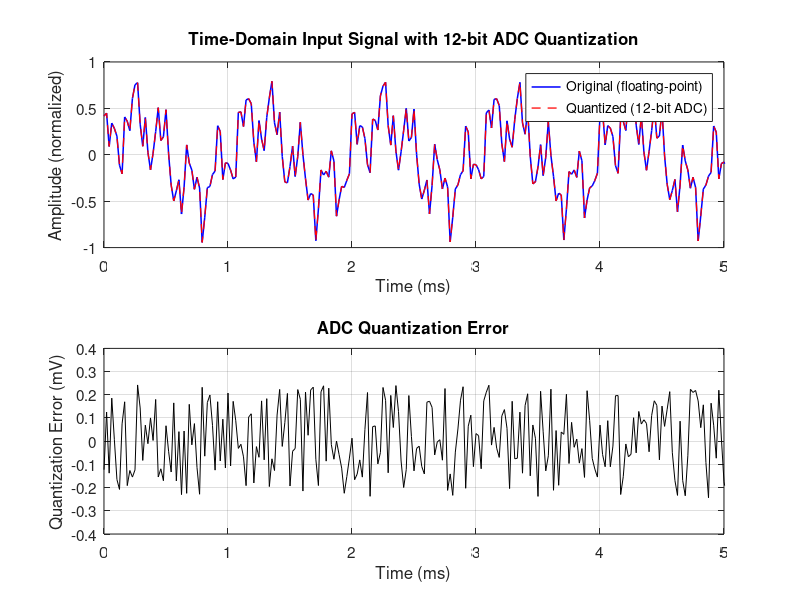
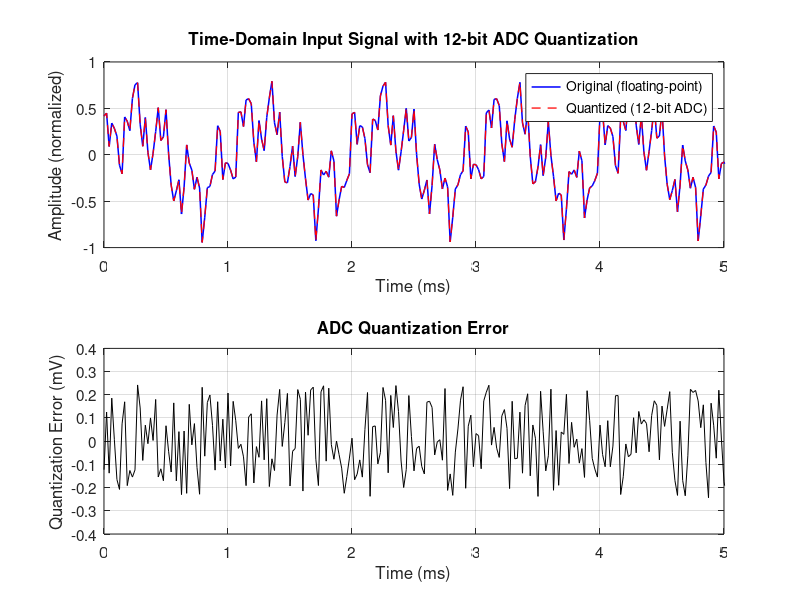
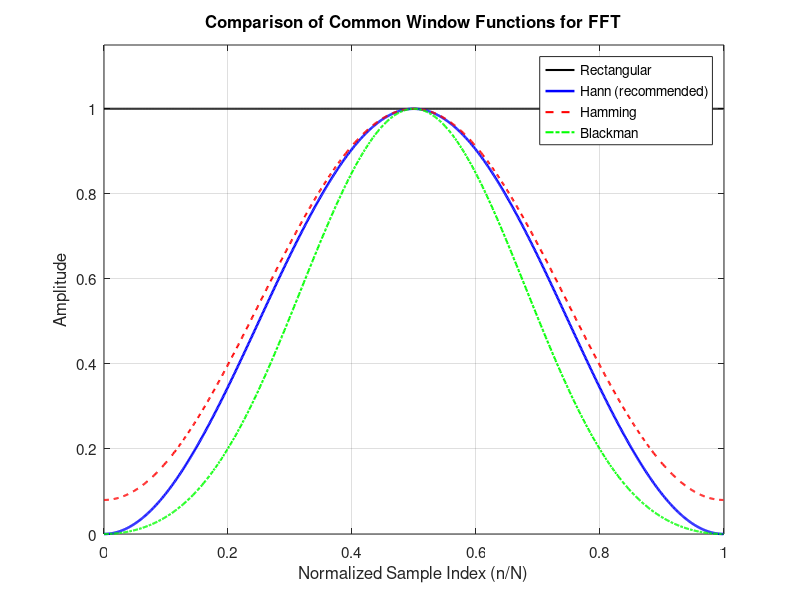
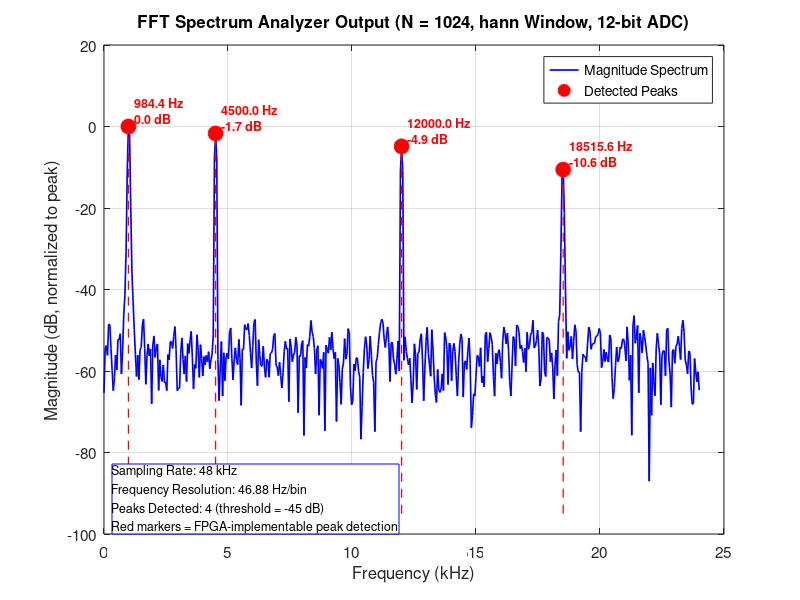

These charts were generated, in order, by the following MATLAB code: (Note: this script raises an error after producing the figures.)
%% ========================================================
%%  FPGA-BASED SPECTRUM ANALYZER - MATLAB SIMULATION
%%  IEEE Paper Ready Version (Full English)
%% ========================================================
% This script generates high-quality figures for IEEE conference/journal papers.
% All titles, labels, legends, and annotations are in professional English.
%
% Pipeline simulated: ADC Quantization (12-bit) → Windowing → FFT → Peak Detection
%
% HOW TO USE:
%   1. Copy ALL code below into a new MATLAB file
%   2. Save and press F5 to run
%   3. High-resolution figures (300 DPI PNG + PDF) saved in 'figures/' folder

clear; clc; close all;

%% ==================== CONFIGURABLE PARAMETERS ====================
fs = 48000;                    % Sampling frequency (Hz)
N = 1024;                      % FFT length (power of 2)
bits_adc = 12;                 % ADC resolution
window_type = 'hann';          % 'hann', 'hamming', 'blackman', or 'rect'

% Multi-tone test signal
frequencies = [1000, 4500, 12000, 18500];   % Hz
amplitudes  = [0.85, 0.65, 0.45, 0.25];
phases      = [0, pi/4, pi/3, pi/6];

peak_thresh_db = -45;
min_peak_dist_bins = 8;
add_noise = true;
noise_level = 0.02;

export_dpi = 300;
fig_folder = 'figures';
if ~exist(fig_folder, 'dir'), mkdir(fig_folder); end

fprintf('=== FPGA Spectrum Analyzer Simulation (IEEE Version) ===\n');

%% ==================== GENERATE TEST SIGNAL ====================
t = (0:N-1) / fs;
x = zeros(1, N);
for i = 1:length(frequencies)
    x = x + amplitudes(i) * sin(2*pi*frequencies(i)*t + phases(i));
end
if add_noise
    x = x + noise_level * randn(1, N);
end
x = x / max(abs(x)) * 0.95;

%% ==================== 12-BIT ADC QUANTIZATION ====================
q_levels = 2^(bits_adc - 1);
x_quant = round(x * q_levels) / q_levels;
quant_error = x - x_quant;

%% ==================== WINDOWING ====================
switch lower(window_type)
    case 'hann'
        w = 0.5 * (1 - cos(2*pi*(0:N-1)/(N-1)));
    case 'hamming'
        w = 0.54 - 0.46*cos(2*pi*(0:N-1)/(N-1));
    case 'blackman'
        w = 0.42 - 0.5*cos(2*pi*(0:N-1)/(N-1)) + 0.08*cos(4*pi*(0:N-1)/(N-1));
    otherwise
        w = ones(1, N);
end
w = w(:)';
x_windowed = x_quant .* w;

%% ==================== FFT COMPUTATION ====================
X = fft(x_windowed, N);
X_single = X(1:floor(N/2)+1);
f_axis = (0:floor(N/2)) * (fs / N);
X_mag = abs(X_single);
X_db = 20 * log10(X_mag / max(X_mag) + eps);

X_nowin = fft(x_quant, N);
X_db_nowin = 20 * log10(abs(X_nowin(1:floor(N/2)+1)) / ...
    max(abs(X_nowin(1:floor(N/2)+1))) + eps);

%% ==================== PEAK DETECTION ====================
peak_indices = [];
for i = 2:length(X_db)-1
    if (X_db(i) > X_db(i-1)) && (X_db(i) > X_db(i+1)) && (X_db(i) >= peak_thresh_db)
        peak_indices = [peak_indices, i];
    end
end
if ~isempty(peak_indices)
    peak_indices = peak_indices(diff([0 peak_indices]) >= min_peak_dist_bins);
end
peak_freqs = f_axis(peak_indices);
peak_amps_db = X_db(peak_indices);

fprintf('Detected %d peaks above %.1f dB\n', length(peak_indices), peak_thresh_db);

%% ==================== PUBLICATION-QUALITY FIGURES ====================
set(0, 'DefaultAxesFontSize', 11);
set(0, 'DefaultTextFontSize', 11);

%% Figure 1: Time-Domain Signal and ADC Quantization
fig1 = figure('Color', 'w', 'Name', 'Fig1_TimeDomain_ADC');
subplot(2,1,1);
plot(t*1000, x, 'b-', 'LineWidth', 1.1); hold on;
plot(t*1000, x_quant, 'r--', 'LineWidth', 0.9);
xlabel('Time (ms)');
ylabel('Amplitude (normalized)');
title('Time-Domain Input Signal with 12-bit ADC Quantization');
legend('Original (floating-point)', 'Quantized (12-bit ADC)', 'Location', 'best');
grid on; xlim([0 5]);

subplot(2,1,2);
plot(t*1000, quant_error*1000, 'k-');
xlabel('Time (ms)');
ylabel('Quantization Error (mV)');
title('ADC Quantization Error');
grid on; xlim([0 5]);
exportgraphics(fig1, fullfile(fig_folder, 'Fig1_TimeDomain_ADC.png'), 'Resolution', export_dpi);
exportgraphics(fig1, fullfile(fig_folder, 'Fig1_TimeDomain_ADC.pdf'), 'ContentType', 'vector');

%% Figure 2: Window Functions
fig2 = figure('Color', 'w', 'Name', 'Fig2_WindowFunctions');
w_hann  = 0.5*(1-cos(2*pi*(0:N-1)/(N-1)));
w_hamm  = 0.54-0.46*cos(2*pi*(0:N-1)/(N-1));
w_black = 0.42-0.5*cos(2*pi*(0:N-1)/(N-1))+0.08*cos(4*pi*(0:N-1)/(N-1));
plot((0:N-1)/N, ones(1,N), 'k-', 'LineWidth', 1.5); hold on;
plot((0:N-1)/N, w_hann, 'b-', 'LineWidth', 1.8);
plot((0:N-1)/N, w_hamm, 'r--', 'LineWidth', 1.5);
plot((0:N-1)/N, w_black, 'g-.', 'LineWidth', 1.5);
xlabel('Normalized Sample Index (n/N)');
ylabel('Amplitude');
title('Comparison of Common Window Functions for FFT');
legend('Rectangular', 'Hann (recommended)', 'Hamming', 'Blackman', 'Location', 'best');
grid on; ylim([0 1.15]);
exportgraphics(fig2, fullfile(fig_folder, 'Fig2_WindowFunctions.png'), 'Resolution', export_dpi);

%% Figure 3: Spectrum + Peak Detection (KEY FIGURE FOR PAPER)
fig3 = figure('Color', 'w', 'Name', 'Fig3_Spectrum_Peaks', 'Position', [150 80 1050 580]);
plot(f_axis/1000, X_db, 'b-', 'LineWidth', 1.2); hold on; grid on;

if ~isempty(peak_indices)
    plot(peak_freqs/1000, peak_amps_db, 'ro', 'MarkerSize', 10, 'MarkerFaceColor', 'r', 'LineWidth', 1.5);
    for k = 1:length(peak_freqs)
        plot([peak_freqs(k)/1000 peak_freqs(k)/1000], [min(X_db)-8 peak_amps_db(k)], '--r', 'LineWidth', 0.9);
        text(peak_freqs(k)/1000 + 0.25, peak_amps_db(k) + 4, ...
            sprintf('%.1f Hz\n%.1f dB', peak_freqs(k), peak_amps_db(k)), ...
            'FontSize', 9, 'Color', 'r', 'HorizontalAlignment', 'left', 'FontWeight', 'bold');
    end
end
xlabel('Frequency (kHz)');
ylabel('Magnitude (dB, normalized to peak)');
title(sprintf('FFT Spectrum Analyzer Output (N = %d, %s Window, %d-bit ADC)', N, window_type, bits_adc));
legend('Magnitude Spectrum', 'Detected Peaks', 'Location', 'northeast');

annotation('textbox', [0.14 0.11 0.38 0.20], 'String', ...
    {sprintf('Sampling Rate: %d kHz', fs/1000), ...
     sprintf('Frequency Resolution: %.2f Hz/bin', fs/N), ...
     sprintf('Peaks Detected: %d (threshold = %.0f dB)', length(peak_indices), peak_thresh_db), ...
     'Red markers = FPGA-implementable peak detection'}, ...
    'FitBoxToText', 'on', 'BackgroundColor', 'white', 'EdgeColor', 'blue', 'FontSize', 9);

text(0.98, 0.02, 'FPGA Implementation: Custom radix-2 FFT or Xilinx FFT IP Core + comparator-based peak search', ...
    'Units', 'normalized', 'HorizontalAlignment', 'right', 'FontSize', 8, ...
    'Color', 'darkgreen', 'FontAngle', 'italic');

exportgraphics(fig3, fullfile(fig_folder, 'Fig3_SpectrumWithPeaks.png'), 'Resolution', export_dpi);
exportgraphics(fig3, fullfile(fig_folder, 'Fig3_SpectrumWithPeaks.pdf'), 'ContentType', 'vector');

%% Figure 4: Windowing Effect
fig4 = figure('Color', 'w', 'Name', 'Fig4_WindowEffect', 'Position', [200 120 980 480]);
subplot(1,2,1);
plot(f_axis/1000, X_db_nowin, 'r-', 'LineWidth', 1.1);
grid on; xlabel('Frequency (kHz)'); ylabel('Magnitude (dB)');
title('Without Windowing (Rectangular)');
ylim([-85 5]);
text(0.5, -75, 'High sidelobes and spectral leakage', 'FontSize', 10, 'Color', 'r', 'HorizontalAlignment', 'center');

subplot(1,2,2);
plot(f_axis/1000, X_db, 'b-', 'LineWidth', 1.1);
grid on; xlabel('Frequency (kHz)'); ylabel('Magnitude (dB)');
title(sprintf('With %s Windowing', window_type));
ylim([-85 5]);
text(0.5, -75, 'Significantly reduced sidelobes', 'FontSize', 10, 'Color', 'b', 'HorizontalAlignment', 'center');
sgtitle('Impact of Windowing on FFT Spectrum Quality', 'FontSize', 13, 'FontWeight', 'bold');
exportgraphics(fig4, fullfile(fig_folder, 'Fig4_WindowEffect.png'), 'Resolution', export_dpi);

%% Figure 5: Waterfall Spectrogram (Beautiful Demo)
num_frames = 25;
time_axis = (0:num_frames-1) * (N/fs);
spec_matrix = zeros(num_frames, length(f_axis));

for frm = 1:num_frames
    x_frame = zeros(1, N);
    for i = 1:length(frequencies)
        drift = 20 * sin(2*pi*0.3*frm/num_frames);
        amp_mod = amplitudes(i) * (0.85 + 0.15*sin(2*pi*frm/8));
        x_frame = x_frame + amp_mod * sin(2*pi*(frequencies(i)+drift)*t + phases(i));
    end
    if add_noise, x_frame = x_frame + noise_level*randn(1,N); end
    x_frame = x_frame / max(abs(x_frame)) * 0.95;
    
    xq = round(x_frame * q_levels) / q_levels;
    xw = xq .* w;
    Xf = fft(xw);
    spec_matrix(frm, :) = 20*log10(abs(Xf(1:floor(N/2)+1)) / max(abs(Xf(1:floor(N/2)+1))) + eps);
end

fig5 = figure('Color', 'w', 'Name', 'Fig5_Waterfall', 'Position', [80 80 1000 560]);
imagesc(f_axis/1000, time_axis*1000, spec_matrix);
colormap(parula);
colorbar('Label', 'Magnitude (dB)');
xlabel('Frequency (kHz)');
ylabel('Time (ms)');
title(sprintf('Real-Time Waterfall Spectrogram (N=%d, fs=%d kHz)', N, fs/1000));
set(gca, 'YDir', 'normal');
grid on;
exportgraphics(fig5, fullfile(fig_folder, 'Fig5_WaterfallSpectrogram.png'), 'Resolution', export_dpi);

%% Figure 6: Detected Peaks
fig6 = figure('Color', 'w', 'Name', 'Fig6_Peaks');
if ~isempty(peak_freqs)
    bar(peak_freqs/1000, peak_amps_db, 0.55, 'FaceColor', [0.2 0.45 0.75], 'EdgeColor', 'k');
    hold on;
    plot(peak_freqs/1000, peak_amps_db, 'ro', 'MarkerSize', 9, 'MarkerFaceColor', 'r');
    for k = 1:length(peak_freqs)
        text(peak_freqs(k)/1000, peak_amps_db(k)+5, sprintf('%.0f Hz', peak_freqs(k)), ...
            'HorizontalAlignment', 'center', 'FontSize', 9, 'FontWeight', 'bold');
    end
end
xlabel('Frequency (kHz)');
ylabel('Peak Amplitude (dB)');
title('Detected Spectral Peaks (FPGA Peak Detection Output)');
grid on;
ylim([min(peak_amps_db)-12, max(peak_amps_db)+18]);
exportgraphics(fig6, fullfile(fig_folder, 'Fig6_PeakDetail.png'), 'Resolution', export_dpi);

%% Figure 7: Summary + FPGA Resource (for Implementation section)
fig7 = figure('Color', 'w', 'Name', 'Fig7_Summary', 'Position', [300 100 720 580]);
subplot(2,1,1);
axis off;
text(0.08, 0.92, 'FPGA Spectrum Analyzer - Key Simulation Results', 'FontSize', 14, 'FontWeight', 'bold');
text(0.08, 0.82, sprintf('FFT Length (N): %d points', N), 'FontSize', 11);
text(0.08, 0.75, sprintf('Sampling Rate: %d kSPS', fs/1000), 'FontSize', 11);
text(0.08, 0.68, sprintf('ADC Resolution: %d bits', bits_adc), 'FontSize', 11);
text(0.08, 0.61, sprintf('Window Function: %s', window_type), 'FontSize', 11);
text(0.08, 0.54, sprintf('Frequency Resolution: %.2f Hz/bin', fs/N), 'FontSize', 11);
text(0.08, 0.47, sprintf('Peaks Detected: %d', length(peak_indices)), 'FontSize', 11);

text(0.08, 0.35, 'Typical FPGA Resource Utilization (Zynq-7000, N=1024):', 'FontSize', 11, 'FontWeight', 'bold');
text(0.08, 0.28, '  • FFT Core: ~8k–15k LUTs, 20–40 DSP48 slices', 'FontSize', 10);
text(0.08, 0.21, '  • BRAM (buffers + window): 4–8 blocks', 'FontSize', 10);
text(0.08, 0.14, '  • Peak Detection + Control logic: small', 'FontSize', 10);

subplot(2,1,2);
resources = {'LUTs', 'Flip-Flops', 'DSP48', 'BRAM18'};
util = [12, 8, 35, 6];
barh(util, 'FaceColor', [0.25 0.55 0.35]);
set(gca, 'YTickLabel', resources);
xlabel('Utilization (%)');
title('Estimated FPGA Resource Utilization (N = 1024)');
xlim([0 100]); grid on;
exportgraphics(fig7, fullfile(fig_folder, 'Fig7_Summary_Resources.png'), 'Resolution', export_dpi);

fprintf('\n✅ ALL FIGURES GENERATED SUCCESSFULLY (IEEE English Version)\n');
fprintf('Recommended for paper: Fig3, Fig5, and Fig7\n');
